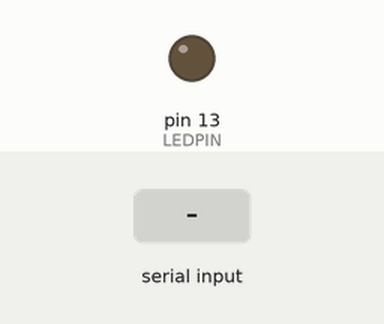
A sketch run on a simulated Arduino Uno, built with avr-gcc and run on an emulated ATmega328P. Parts: output pins drawn as LEDs (lit = HIGH). The test bench sets the inputs (shaded band).

Above: at 1.2 s.
1.3 s: "1" received over Serial
At 2.3 s:
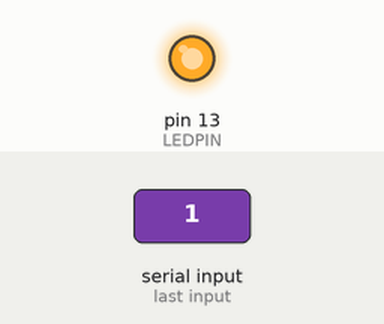
2.8 s: "0" received over Serial
At 3.5 s:
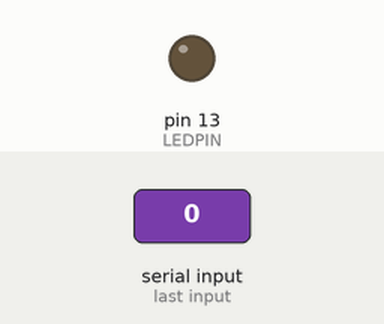
Timing chart, 0 to 5.8 s (numbered marks = the images above; inputs shaded):
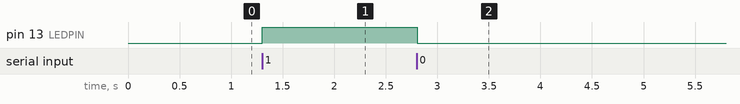

The sketch:

sketch_jun29a.ino
```cpp
char val;
#define LEDPIN 13


void setup() {
  pinMode(LEDPIN, OUTPUT);
  Serial.begin(9600);

}

void loop() {

  if(Serial.available())
  {
    val = Serial.read();
  }

  if(val == '1')
  {
    digitalWrite(LEDPIN, HIGH);
  } else {
    digitalWrite(LEDPIN, LOW);
  }

delay(10);
}
```

Measured:
- after the input at 1.3 s, pin 13 (LEDPIN): LOW → HIGH at once
- after the input at 2.8 s, pin 13 (LEDPIN): HIGH → LOW at once
